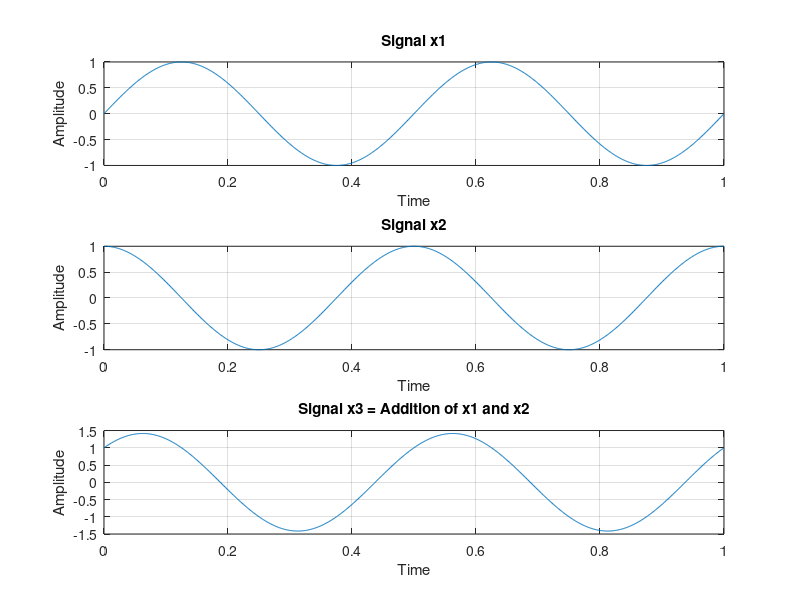

The MATLAB script that drew this image: (Note: this script raises an error after producing the figure.)
% Name - Mayank Tilokchandani
% PRN No.- 20240802543

% Addition of signals
t = 0:0.001:1;
f = 2;
x1 = sin(2*pi*f*t);
subplot(3,1,1);
plot(t,x1);
xlabel('Time');
ylabel('Amplitude');
title('Signal x1');
grid on;

x2 = cos(2*pi*f*t);
subplot(3,1,2);
plot(t,x2);
xlabel('Time');
ylabel('Amplitude');
title('Signal x2');
grid on;

x3 = x1 + x2;
subplot(3,1,3);
plot(t,x3);
xlabel('Time');
ylabel('Amplitude');
title('Signal x3 = Addition of x1 and x2');
grid on;




% Misc. Watermark
annotation('textbox', 'String', '20240802543', 'FontSize', 30, 'Color', [0.5, 0.5, 0.5], ...
    'EdgeColor', 'none', 'HorizontalAlignment', 'center', 'Rotation', 45);
